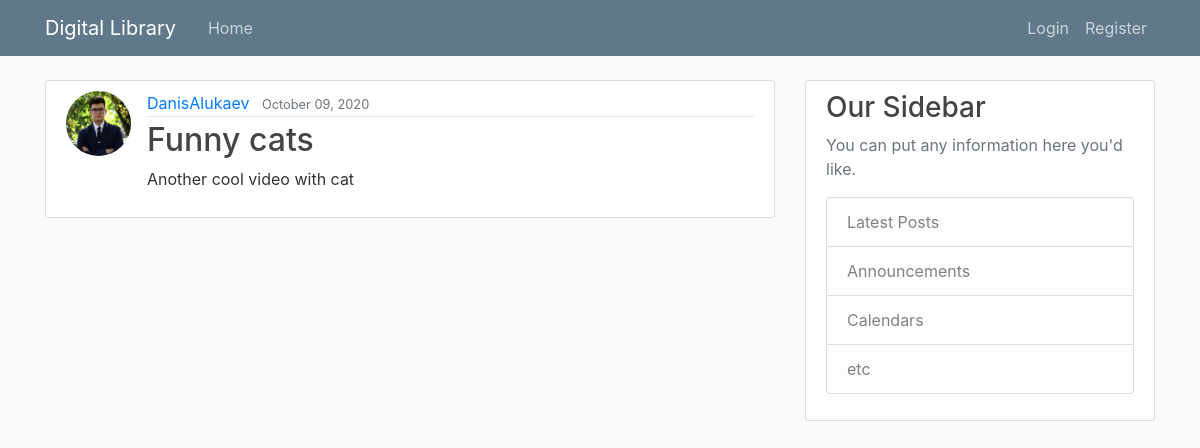
The page /content/2/ on the database its author committed.
### Storage/models.py (models this page shows, shortened)
class Upload(models.Model):
    title = models.CharField(max_length=50)
    content = models.TextField()
    date = models.DateTimeField(default=timezone.now)
    user = models.ForeignKey(User, on_delete=models.CASCADE)
    tags = models.ManyToManyField(Tag, help_text="Select the tags")

### Users/models.py (models this page shows, shortened)
class Profile(models.Model):
    user = models.OneToOneField(User, on_delete=models.CASCADE)
    image = models.ImageField(default='default.jpg', upload_to='profile_pics')

### Storage/views.py (the view)
# urls.py: path('content/<int:pk>/', UploadDetailView.as_view(), name='Content-detail'),
class UploadDetailView(DetailView):
    model = Upload

### Storage/templates/Storage/Upload_detail.html (shortened to what this page needs)
{% extends "Storage/base.html" %}
{% block content %}
        <article class="media content-section">
            <img class="rounded-circle article-img" src="{{ upload.user.profile.image.url }}">
          <div class="media-body">
            <div class="article-metadata">
              <a class="mr-2" href="{% url 'User-uploads' upload.user.username %}">{{ upload.user }}</a>
              <small class="text-muted">{{ upload.date|date:"F d, Y" }}</small>
            </div>
            <h2 class="article-title">{{ upload.title }}</h2>
            <p class="article-content">{{ upload.content }}</p>
          </div>
        </article>
{% endblock content%}

### Storage/static/Storage/main.css (style rules this page uses)
body { background: #fafafa; color: #333333; margin-top: 5rem; }
h1, h2, h3, h4, h5, h6 { color: #444444; }
.content-section { background: #ffffff; padding: 10px 20px; border: 1px solid #dddddd; border-radius: 3px; margin-bottom: 20px; }
.article-title { color: #444444; }
.article-content { white-space: pre-line; }
.article-img { height: 65px; width: 65px; margin-right: 16px; }
.article-metadata { padding-bottom: 1px; margin-bottom: 4px; border-bottom: 1px solid #e3e3e3 }

### rows shown on the page
Upload: user.profile.image (placeholder picture), user "DanisAlukaev", date "October 09, 2020", title "Funny cats", content "Another cool video with cat"
